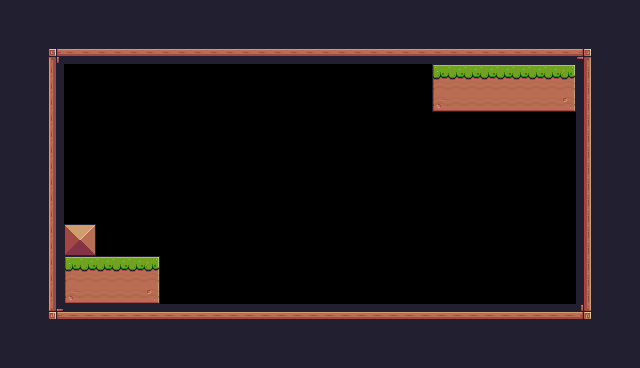

This game map was drawn from its Tiled (.tmx) file and the tilesets committed beside it. A one-line description and the full map source follow:
An orthogonal 40x23 tile map with 16x16 px tiles, 1 tile layer (Background) and 1 object (Player).

<map version="1.10" tiledversion="1.11.2" orientation="orthogonal" renderorder="right-down" width="40" height="23" tilewidth="16" tileheight="16" infinite="0" nextlayerid="3" nextobjectid="2">
 <tileset firstgid="1" source="PixelAdventure.tsx" />
 <layer id="1" name="Background" width="40" height="23">
  <data encoding="csv">
24,24,24,24,24,24,24,24,24,24,24,24,24,24,24,24,24,24,24,24,24,24,24,24,24,24,24,24,24,24,24,24,24,24,24,24,24,24,24,24,
24,24,24,24,24,24,24,24,24,24,24,24,24,24,24,24,24,24,24,24,24,24,24,24,24,24,24,24,24,24,24,24,24,24,24,24,24,24,24,24,
24,24,24,24,24,24,24,24,24,24,24,24,24,24,24,24,24,24,24,24,24,24,24,24,24,24,24,24,24,24,24,24,24,24,24,24,24,24,24,24,
24,24,24,89,90,90,90,90,90,90,90,90,90,90,90,90,90,90,90,90,90,90,90,90,90,90,90,90,90,90,90,90,90,90,90,90,91,24,24,24,
24,24,24,111,0,0,0,0,0,0,0,0,0,0,0,0,0,0,0,0,0,0,0,0,0,0,0,7,8,8,8,8,8,8,8,9,113,24,24,24,
24,24,24,111,0,0,0,0,0,0,0,0,0,0,0,0,0,0,0,0,0,0,0,0,0,0,0,29,30,30,30,30,30,30,30,31,113,24,24,24,
24,24,24,111,0,0,0,0,0,0,0,0,0,0,0,0,0,0,0,0,0,0,0,0,0,0,0,51,52,52,52,52,52,52,52,53,113,24,24,24,
24,24,24,111,0,0,0,0,0,0,0,0,0,0,0,0,0,0,0,0,0,0,0,0,0,0,0,0,0,0,0,0,0,0,0,0,113,24,24,24,
24,24,24,111,0,0,0,0,0,0,0,0,0,0,0,0,0,0,0,0,0,0,0,0,0,0,0,0,0,0,0,0,0,0,0,0,113,24,24,24,
24,24,24,111,0,0,0,0,0,0,0,0,0,0,0,0,0,0,0,0,0,0,0,0,0,0,0,0,0,0,0,0,0,0,0,0,113,24,24,24,
24,24,24,111,0,0,0,0,0,0,0,0,0,0,0,0,0,0,0,0,0,0,0,0,0,0,0,0,0,0,0,0,0,0,0,0,113,24,24,24,
24,24,24,111,0,0,0,0,0,0,0,0,0,0,0,0,0,0,0,0,0,0,0,0,0,0,0,0,0,0,0,0,0,0,0,0,113,24,24,24,
24,24,24,111,0,0,0,0,0,0,0,0,0,0,0,0,0,0,0,0,0,0,0,0,0,0,0,0,0,0,0,0,0,0,0,0,113,24,24,24,
24,24,24,111,0,0,0,0,0,0,0,0,0,0,0,0,0,0,0,0,0,0,0,0,0,0,0,0,0,0,0,0,0,0,0,0,113,24,24,24,
24,24,24,111,36,37,0,0,0,0,0,0,0,0,0,0,0,0,0,0,0,0,0,0,0,0,0,0,0,0,0,0,0,0,0,0,113,24,24,24,
24,24,24,111,58,59,0,0,0,0,0,0,0,0,0,0,0,0,0,0,0,0,0,0,0,0,0,0,0,0,0,0,0,0,0,0,113,24,24,24,
24,24,24,111,7,8,8,8,8,9,0,0,0,0,0,0,0,0,0,0,0,0,0,0,0,0,0,0,0,0,0,0,0,0,0,0,113,24,24,24,
24,24,24,111,29,30,30,30,30,31,0,0,0,0,0,0,0,0,0,0,0,0,0,0,0,0,0,0,0,0,0,0,0,0,0,0,113,24,24,24,
24,24,24,111,51,52,52,52,52,53,0,0,0,0,0,0,0,0,0,0,0,0,0,0,0,0,0,0,0,0,0,0,0,0,0,0,113,24,24,24,
24,24,24,133,134,134,134,134,134,134,134,134,134,134,134,134,134,134,134,134,134,134,134,134,134,134,134,134,134,134,134,134,134,134,134,134,135,24,24,24,
24,24,24,24,24,24,24,24,24,24,24,24,24,24,24,24,24,24,24,24,24,24,24,24,24,24,24,24,24,24,24,24,24,24,24,24,24,24,24,24,
24,24,24,24,24,24,24,24,24,24,24,24,24,24,24,24,24,24,24,24,24,24,24,24,24,24,24,24,24,24,24,24,24,24,24,24,24,24,24,24,
24,24,24,24,24,24,24,24,24,24,24,24,24,24,24,24,24,24,24,24,24,24,24,24,24,24,24,24,24,24,24,24,24,24,24,24,24,24,24,24
</data>
 </layer>
 <objectgroup id="2" name="Spawnpoints">
  <object id="1" name="Player" type="Player" x="352" y="272" width="32" height="32" />
 </objectgroup>
</map>
